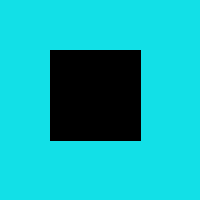
Frame 1 (no input)
Frame 60 (the mouse pressed at the canvas centre just before this capture): identical to frame 1, image omitted
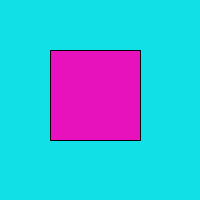
Frame 120 (the mouse held since frame 60 and released just before this capture)

The Processing sketch that drew these frames (run headless with seeded random() and noise(); from frame 60 on, the mouse is pressed at the canvas centre):

// Processing sketch: botao_pressionado
// ── botao_pressionado.pde
  
void setup() {
  size(200, 200); 
} 

void draw() {
  background(#12E0E7);
  int x=50, y=50;
  if (mousePressed == true) {
    fill(#E712BC); //Veja no Geany
  } else {
    fill(0); // Black
  }
  rect(x, y, 90, 90); 
  /*
  seguem uma logica ...
  */
}
